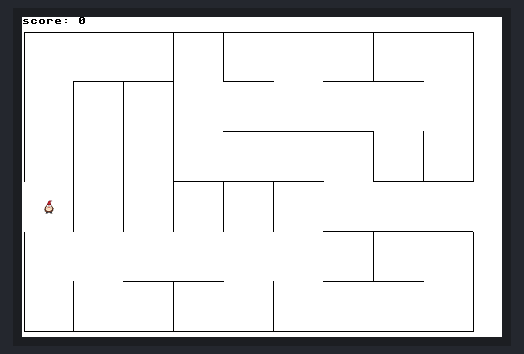
A program run on a simulated Raspberry Pi Pico running MicroPython. Parts: 480×320 colour display. Random numbers come from a fixed seed.

Above: at 0.4 s.

The program:

lab.py
```python
import liblcd
import time
import framebuf
import math
import random

def drawLine(screen, x1, x2, y1, y2, color):
#    b = bytearray(liblcd.color_to_bytes(color) * (x2-x1+1)*(y2-y1+1))
#    screen.ShowBuffer(x1, x2, y1, y2, b)
    screen.FillBuffer(x1, x2, y1, y2, color)

def drawLineOpt(screen, x1, x2, y1, y2, b):
    screen.ShowBuffer(x1, x2, y1, y2, b)


class Stamp:
    def __init__(self, s, xn, yn, color1Byte):
        self.s = s
        self.b = bytearray([color1Byte] * 2 * xn * yn)
        self.xd = xn - 1
        self.yd = yn - 1

    def show(self, x1, y1):
        self.s.ShowBuffer(x1, x1+self.xd, y1, y1+self.yd, self.b)

class Labyrinth(object):
    SIDE_NONE = 0
    SIDE_R = 1
    SIDE_D = 2
    SIDE_RD = 3

    def __init__(self, screen, offset_x=0, offset_y=0, size_x=400, size_y=320, item_width=30, item_height=30):
        self.screen = screen
        self.lab = []
        self.offset_x = offset_x
        self.offset_y = offset_y
        self.ITEM_WIDTH = item_width
        self.ITEM_HEIGHT = item_height
        self.width = (size_x//self.ITEM_WIDTH)
        self.height = (size_y//self.ITEM_HEIGHT)
        for y in range(self.height):
            self.lab.append([self.SIDE_NONE] * self.width)
        self.generate()

    def generate(self):

        def add_vert(y1, y2, x):
            g = random.randrange(y1, y2)
            for y in range(y1, y2):
                if g != y:
                    self.lab[y][x] |= self.SIDE_R
            return x
        def add_horiz(x1, x2, y):
            g = random.randrange(x1, x2)
            for x in range(x1, x2):
                if g != x:
                    self.lab[y][x] |= self.SIDE_D
            return y

        def split(x, y, w, h):
            if (w <= 1) or (h <= 1):
                return
            nx = random.randrange(x, x+w-1)
            add_vert(y, y+h, nx)
            ny1 = random.randrange(y, y+h-1)
            ny2 = random.randrange(y, y+h-1)
            add_horiz(x, nx+1, ny1)
            add_horiz(nx+1, x+w, ny2)
            split(x, y, nx-x+1, ny1+1-y)
            split(nx+1, y, x+w-nx-1, ny2+1-y)
            split(x, ny1+1, nx-x+1, y+h-ny1-1)
            split(nx+1, ny2+1, x+w-nx-1, y+h-ny2-1)

        for y in range(self.height):
            for x in range(self.width):
                self.lab[y][x] = self.SIDE_NONE
        split(0, 0, self.width, self.height)

    def draw(self):
        y2 = -1
        for y in range(self.height):
            y2 += self.ITEM_HEIGHT
            x2 = -1
            b = bytearray(2*self.ITEM_WIDTH*len(self.lab[y]))
            for x in range(self.width):
                x1, x2 = x2+1, x2 + self.ITEM_WIDTH
                v = self.lab[y][x]
                if not (v & self.SIDE_D):
                    for i in range(x1<<1, x2<<1, 2):
                        b[i] = 0xFF
                        b[i+1] = 0xFF
            self.screen.ShowBuffer(self.offset_x,x2+self.offset_x, y2+self.offset_y, y2+self.offset_y, b)
        x2 = -1
        for x in range(self.width):
            x2 += self.ITEM_WIDTH
            y2 = -1
            b = bytearray(2*self.ITEM_WIDTH*len(self.lab))
            for y in range(self.height):
                y1, y2 = y2+1, y2 + self.ITEM_HEIGHT
                v = self.lab[y][x]
                if not (v & self.SIDE_R):
                    for i in range(y1<<1, y2<<1, 2):
                        b[i] = 0xFF
                        b[i+1] = 0xFF
            self.screen.ShowBuffer(x2+self.offset_x,x2+self.offset_x, self.offset_y, y2+self.offset_y, b)

        x1, x2, y1, y2 = (self.offset_x, self.offset_x+self.ITEM_WIDTH*self.width-1,
                          self.offset_y, self.offset_y+self.ITEM_HEIGHT*self.height-1)
        drawLine(self.screen, x1, x2, y1, y1, liblcd.BLACK)
        drawLine(self.screen, x1, x2, y2, y2, liblcd.BLACK)
        drawLine(self.screen, x1, x1, y1, y2, liblcd.BLACK)
        drawLine(self.screen, x2, x2, y1, y2, liblcd.BLACK)
        y1 = self.offset_y+self.ITEM_HEIGHT*(len(self.lab)//2)
        y2 = y1+self.ITEM_HEIGHT-1
        drawLine(self.screen, x1, x1, y1, y2, liblcd.WHITE)
        drawLine(self.screen, x2, x2, y1, y2, liblcd.WHITE)

    def getStartPos(self):
        return (0, self.height//2)
    def isEndPos(self, pos):
        return pos == (self.width, self.height//2)

    def scalePos(self, pos):
        return liblcd.Coord(
            self.offset_x+pos[0]*self.ITEM_WIDTH + self.ITEM_WIDTH//2,
            self.offset_y+pos[1]*self.ITEM_HEIGHT + self.ITEM_HEIGHT//2)

    def isValidDir(self, pos, dx, dy):
        x, y = pos
        if (x+dx == self.width):
            return y == self.height//2
        if not (0 <= x + dx < self.width):
            return False
        if not (0 <= y + dy < self.height):
            return False
        if abs(dx) + abs(dy) > 1:
            return False
        if dx == -1:
            return not (self.lab[y][x-1] & self.SIDE_R)
        if dx == 1:
            return not (self.lab[y][x] & self.SIDE_R)
        if dy == -1:
            return not (self.lab[y-1][x] & self.SIDE_D)
        if dy == 1:
            return not (self.lab[y][x] & self.SIDE_D)
        print (pos, dx, dy)
        return False


class Player(object):
    W = 12
    H = 14
    FACE = bytearray(b'\xff\xff\xff\xff\xff\xff\xff\xff\xff\xff\xf7\xff\xc5u\xc4\xb3\xcdv\xf7\xbe\xff\xff\xff\xff\xff\xff\xff\xff\xff\xff\xff\xff\xff\xff\xa2\xcc\xb8\x84\x99\xe8\xce\x18\xf7\xbe\xff\xff\xff\xff\xff\xff\xff\xff\xff\xff\xff\xff\xdf<\xa8\x83\xb9&\xb3n\xff\xff\xff\xff\xff\xff\xff\xff\xff\xff\xff\xff\xff\xff\xff\xff\xb3M\xc1&\xc1F\xa1\x87\xff\xff\xff\xff\xff\xff\xff\xff\xff\xff\xff\xff\xff\xff\xef\xdfpB\x89%\x81Ex!\xef\xde\xff\xff\xff\xff\xff\xff\xff\xff\xff\xff\xff\xff\x9b\xaf\xff\xff\xad\xf7\xce\xba\xef]\xac\x92\xff\xff\xff\xff\xff\xff\xff\xff\xff\xdf\xbd\x94r\xc8\xde\x99\xdd\x94\xdd\xb6\xde\x98{*\xdeV\xff\xff\xff\xff\xff\xff\xef}I#\xee\x96\xcd\x93\xcc\x0e\xc3\xed\xde\x15\xde\x15Y\xe6\xf7\xff\xff\xff\xff\xff\xbd\xb6rG\xe6v\xee\xb7\xff8\xff8\xe6v\xe6\x96rg\x8b\x8d\xff\xff\xff\xff\x8b\x8dj&\xffY\xfe\xf8\xf6\xd7\xf6\xd7\xff8\xee\xd7ac\xbe\x18\xff\xff\xff\xff\xb6\x18ac\x93\x8c\xf6\xf8\xffy\xffz\xcd\xb4r&Q\xa5\xd6\xdb\xff\xff\xff\xff\xe7\x1b\x83li\xe5a\x84i\xc5a\xa4y\xe5Q\xe6\xbds\xff\xff\xff\xff\xff\xff\xff\xff\xff\xff1\xc82\nsmsM)\xa89\xe8\xff\xff\xff\xff\xff\xff\xff\xff\xff\xff\xd6\x9a\x94q\xbd\xd6\xff\xff\xff\xff\xbd\xb6\x94\x91\xd6\xba\xff\xff\xff\xff')
    def __init__(self, screen):
        self.sprite = liblcd.Sprite(screen, self.W, self.H)
        self.sprite.setBuffer(self.FACE)
        self.reset()

    def reset(self):
        self.sprite.hide()

    def moveTo(self, coord):
        self.sprite.move(coord)

    def hide(self):
        self.sprite.hide()

    def show(self):
        self.sprite.show()

class Score(object):

    def __init__(self, lcd):
        self.sprite = liblcd.Sprite(lcd, 96, 8)
        self.sprite.move(liblcd.Coord(10, 1))
        self.fb = self.sprite.getFramebuffer()
        self.reset()

    def reset(self):
        self.score = 0
        self.sprite.hide()
        self.update()

    def update(self):
        self.fb.fill(liblcd.WHITE)
        self.fb.text("score: %d" % (self.score, ), 0, 0, liblcd.BLACK)
        self.sprite.draw()

    def increase(self):
        self.score += 1
        self.update()

    def hide(self):
        self.sprite.hide()

    def show(self):
        self.sprite.show()

    def draw(self):
        self.sprite.draw()

def sign(x):
    if x > 0: return 1
    elif x < 0: return -1
    return 0

def main():
    screen = liblcd.LCD_3inch5()
    screen.BackLight(100)
    screen.Clear()
    touch = liblcd.SmartTouch(screen)

    score = Score(screen)
    player = Player(screen)
    lab_size = 50
    while True:
        screen.Clear()
        score.draw()
        player.hide()
        lab = Labyrinth(screen, offset_x=2, offset_y=15, size_x=475, size_y=300, item_width=lab_size, item_height=lab_size)
        lab.draw()
        pos = lab.getStartPos()
        player.moveTo(lab.scalePos(pos))
        player.show()
        score.show()

        touch_start = None
        while True:
            t = touch.get()
            if not touch_start and t:
                touch_start = t
            elif touch_start and t:
                dx = t[0] - touch_start[0]
                dy = t[1] - touch_start[1]
                if max(abs(dx), abs(dy)) > 20:
                    if abs(dx) > abs(dy):
                        dx, dy = sign(dx), 0
                    else:
                        dx, dy = 0, sign(dy)
                    if (dx != 0 or dy != 0) and lab.isValidDir(pos, dx, dy):
                        pos = (pos[0]+dx, pos[1]+dy)
                        player.moveTo(lab.scalePos(pos))
                        if lab.isEndPos(pos):
                            break
                    touch_start = t
            if not t:
                touch_start, last_touch = None, None

        score.increase()
        if lab_size > 18: lab_size -= 2


if __name__ == '__main__':
    main()
```

Source omitted: liblcd.py (16536 bytes)
